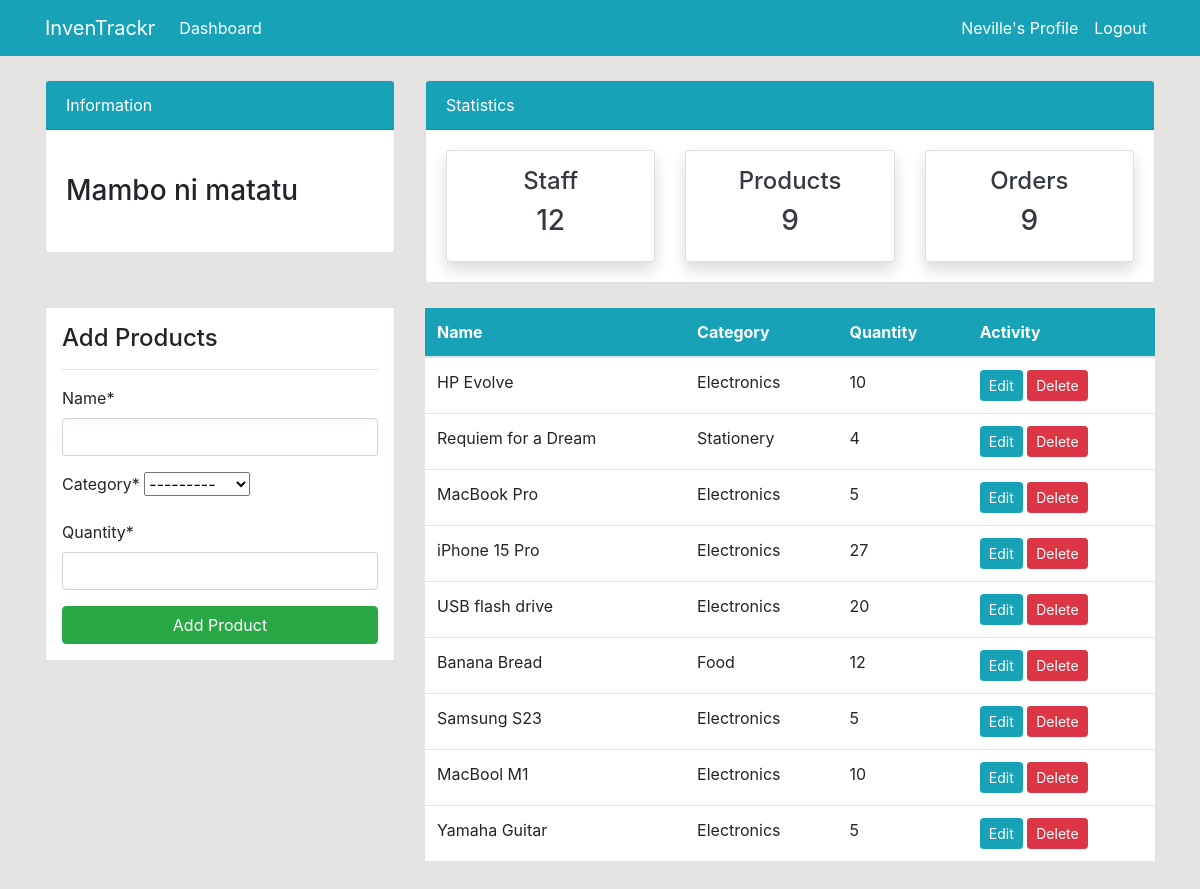
/product/ (signed in), run on an earlier commit of the app's database.
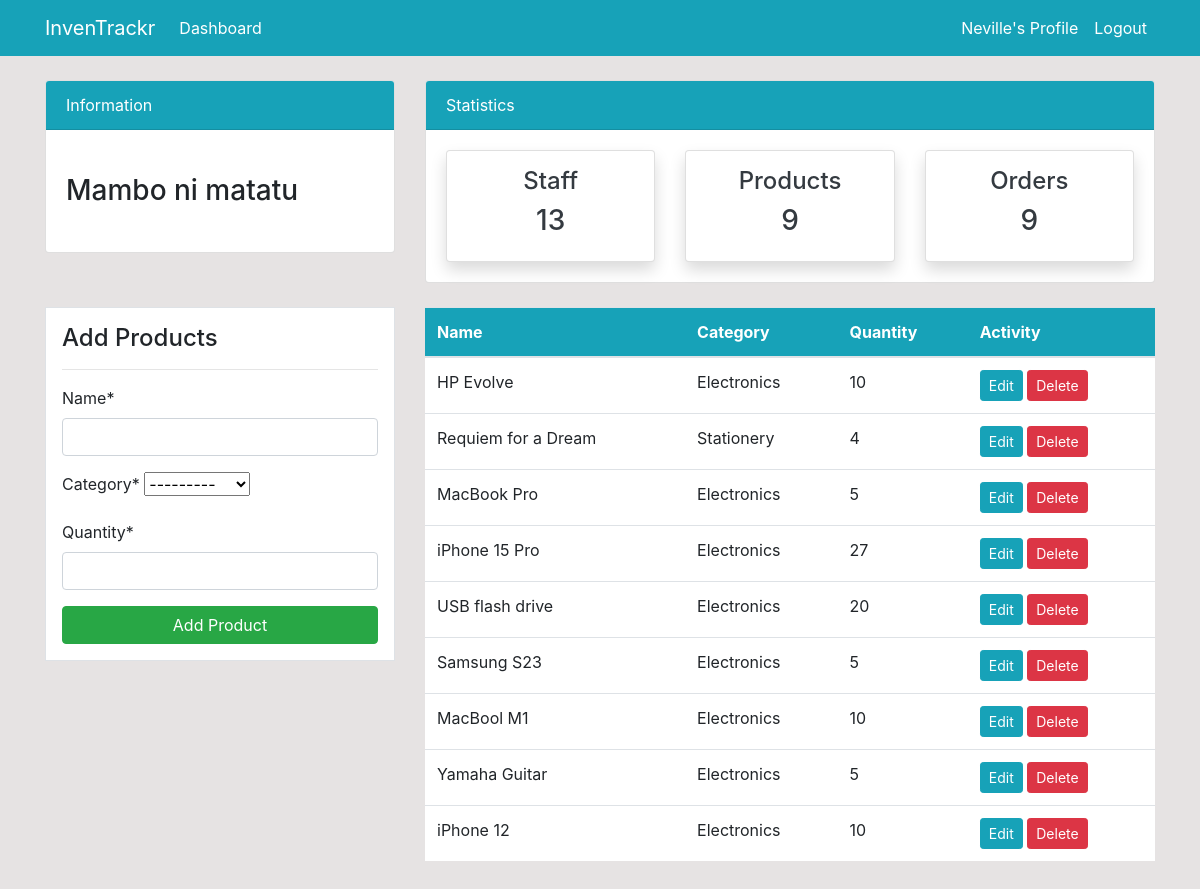
And on a later commit of the database.
### dashboard/models.py (models this page shows, shortened)
class Product(models.Model):
    name = models.CharField(max_length=100, null=True)
    category = models.CharField(max_length=20, choices=CATEGORY, null=True)
    quantity = models.PositiveIntegerField(null=True)

### dashboard/views.py (the view)
# urls.py: path('product/', views.product, name='dashboard-product'),
@login_required
def product(request):
    items = Product.objects.all()
    workers_count = User.objects.all().count()
    items_count = items.count()
    orders_count = Order.objects.all().count()
    if request.method == 'POST':
        form = ProductForm(request.POST)
        if form.is_valid:
            form.save()
            product_name = form.cleaned_data.get('name')
            messages.success(request, f'Successfully added {product_name}')
            return redirect('dashboard-product')
    else:
        form = ProductForm()
    context = {
        'items': items,
        'form': form,
        'workers_count': workers_count,
        'items_count': items_count,
        'orders_count': orders_count,
    }
    return render(request, 'dashboard/product.html', context)

### dashboard/forms.py
class ProductForm(forms.ModelForm):
    class Meta:
        model = Product
        fields = ['name', 'category', 'quantity']

### templates/dashboard/product.html (shortened to what this page needs)
{% extends 'partials/base.html' %} {% block title %}Products Page{% endblock %}
{% load crispy_forms_tags %}
{% block content%} {% include 'partials/hero.html' %}
<div class="container">
  <div class="row my-4">
    <div class="col-md-4">
      <div class="border bg-white p-3">
        <h4>Add Products</h4>
        <hr />
        <form method="POST">
          {{ form|crispy }}
          <input
            class="btn btn-success btn-block"
            type="submit"
            value="Add Product"
          />
        </form>
      </div>
    </div>
    <div class="col-md-8">
      <table class="table bg-white">
        <thead class="bg-info">
          <tr class="text-white">
            <th scope="col">Name</th>
            <th scope="col">Category</th>
            <th scope="col">Quantity</th>
            <th scope="col">Activity</th>
          </tr>
        </thead>
        <tbody>
          {% for item in items %}
          <tr>
            <td>{{item.name}}</td>
            <td>{{item.category}}</td>
            <td>{{item.quantity}}</td>
            <td>
              <a
                class="btn btn-info btn-sm"
                href="{% url 'dashboard-product-update' item.id %}"
                >Edit</a
              >
              <a
                class="btn btn-danger btn-sm"
                href="{% url 'dashboard-product-delete' item.id %}"
                >Delete</a
              >
            </td>
          </tr>
          {% endfor %}
        </tbody>
      </table>
    </div>
  </div>
</div>
{% endblock %}

What changed in the data, as far as the page shows it:
removed Product: name "Banana Bread", category "Food", quantity "12"
added Product: name "iPhone 12", category "Electronics", quantity "10"
Also different on the page:
{{ workers_count }}: "12" → "13"
